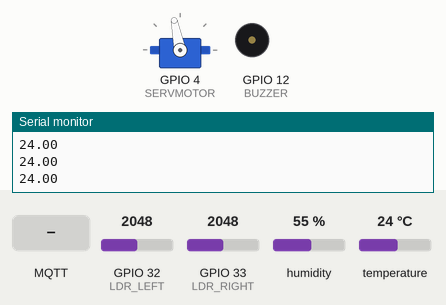
A sketch run on a simulated ESP32. On the bench: servo, buzzer (waves = sounding), the last lines printed to the serial monitor. The test bench sets the inputs (shaded band); at power-on: GPIO 32 (LDR_LEFT) = 2048, GPIO 33 (LDR_RIGHT) = 2048, humidity 55 %, temperature 24 °C. WiFi joins after 1.5 s; servers stay silent unless stated; no MQTT or app messages arrive unless stated.

Above: at 2.7 s.
2.8 s: MQTT message "1" arrives on the first subscribed topic
At 3.5 s:
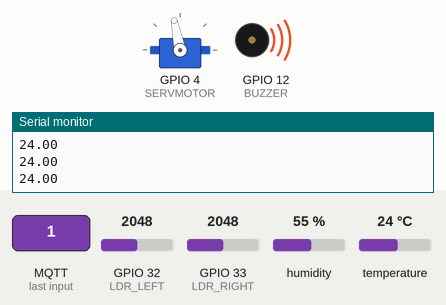
4.3 s: GPIO 32 (LDR_LEFT) set to 2078
At 5.4 s:
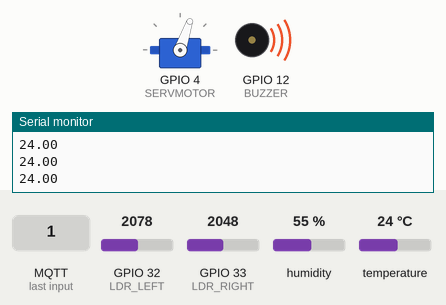
5.9 s: GPIO 33 (LDR_RIGHT) set to 1228
At 7.1 s:
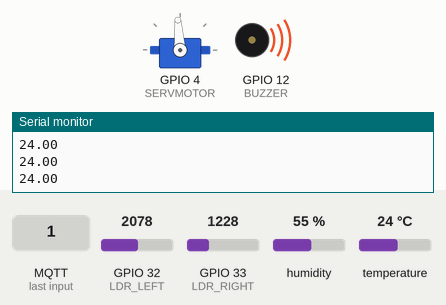
7.4 s: GPIO 32 (LDR_LEFT) set to 1278
8.9 s: GPIO 32 (LDR_LEFT) set to 1177
At 10.2 s:
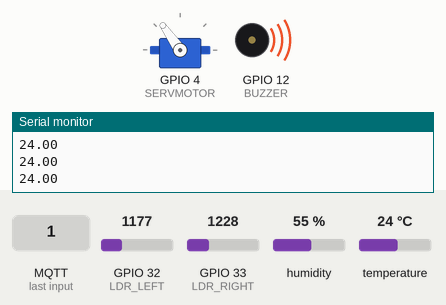
10.5 s: MQTT message "ENTC-AS-MAIN-ON-OFF" arrives on the first subscribed topic
At 11.3 s:
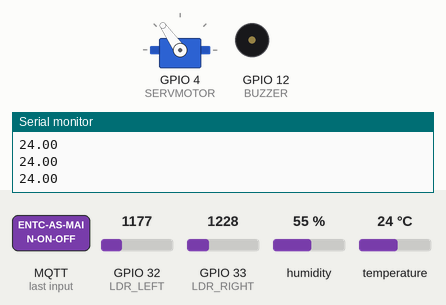
Timing chart, 0 to 13.1 s (numbered marks = the images above; inputs shaded):
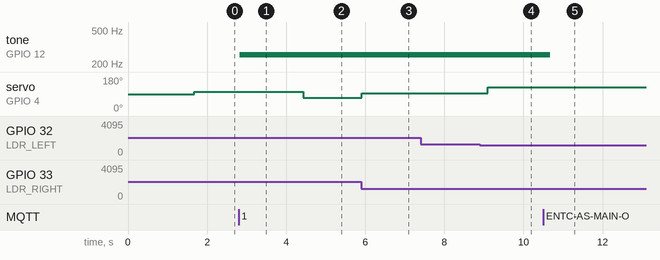

Measured:
- the behaviour switches between 2048 and 2049 on GPIO 32 (LDR_LEFT) (found by bisection; images 1 and 2)
- the behaviour switches between 1229 and 1228 on GPIO 32 (LDR_LEFT) (found by bisection; images 3 and 4)
- after the input at 2.8 s, tone on GPIO 12 (BUZZER): silent → 256 Hz at once
- after the input at 4.3 s, servo on GPIO 4 (SERVMOTOR): 101° → 71° after 0.13 s
- after the input at 5.9 s, servo on GPIO 4 (SERVMOTOR): 71° → 94° at once
- after the input at 8.9 s, servo on GPIO 4 (SERVMOTOR): 94° → 125° after 0.19 s
- after the input at 10.5 s, tone on GPIO 12 (BUZZER): 256 Hz → silent after 0.18 s

The sketch:

FinalCode.ino
```cpp
#include <WiFi.h>
#include <PubSubClient.h>
#include <Adafruit_GFX.h>
#include <Adafruit_SSD1306.h>
#include "DHTesp.h"
#include <NTPClient.h> //to take time
#include <WiFiUdp.h>
#include <ESP32Servo.h>
#include <Wire.h>

#define SCREEN_WIDTH 128
#define SCREEN_HEIGHT 64
#define OLED_RESET -1
#define SCREEN_ADDRESS 0x3C

#define DHT_PIN 15
#define BUZZER 12

#define LDR_LEFT 32
#define LDR_RIGHT 33
#define SERVMOTOR 4

#define NTP_SERVER     "pool.ntp.org"
#define UTC_OFFSET     3600*5.5
#define UTC_OFFSET_DST 0

Adafruit_SSD1306 display(SCREEN_WIDTH,SCREEN_HEIGHT,&Wire,OLED_RESET);
DHTesp dhtSensor;


WiFiClient espClient;
PubSubClient mqttClient(espClient);

WiFiUDP ntpUDP;
NTPClient timeClient(ntpUDP);


char tempAr[6];
char ldrLeftArr[4];
char ldrRightArr[4];

Servo servo;

bool isScheduledON= false;
unsigned long scheduledOnTime;

int t_off = 30;
float gamma_i = 0.75;

void setup() {

  Serial.begin(115200);
  setupWiFi();
  setupMqtt();

  dhtSensor.setup(DHT_PIN, DHTesp::DHT22);
  servo.attach(SERVMOTOR);

  timeClient.begin();
  timeClient.setTimeOffset(5.5 * 3600);


  pinMode(BUZZER, OUTPUT);
  digitalWrite(BUZZER,LOW);
}

void loop() {
  if(!mqttClient.connected()){
    Serial.println("Reconnecting to MQTT Broker");
    connectToBroker();
  }
  mqttClient.loop();


  updateTemperature();
  Serial.println(tempAr);
  mqttClient.publish("ENTC-AS-TEMP", tempAr);

  checkSchedule();
  delay(100);

  updateLDR(); // Function to update LDR sensor data

  mqttClient.publish("ENTC-LIGHT-L-AS", ldrLeftArr);
  delay(50);
  mqttClient.publish("ENTC-LIGHT-R-AS", ldrRightArr);
  delay(50);
}


void buzzerOn(bool on){
  if (on){
    tone(BUZZER,256);

  }else{
    noTone(BUZZER);
  }
}

void setupMqtt(){
  mqttClient.setServer("test.mosquitto.org",1883);
  mqttClient.setCallback(receiveCallback);
}

void receiveCallback(char* topic,byte* payload, unsigned int length){

  // Function to handle received MQTT messages
  Serial.print("Message arrived [");
  Serial.print(topic);
  Serial.print("] ");

  char payloadCharAr[length];
  Serial.print("Message Received: ");
  for (int i=0; i<length; i++){
    Serial.print((char)payload[i]);
    payloadCharAr[i]=(char)payload[i];
  }
  Serial.println();
  if (strcmp(topic, "ENTC-AS-MAIN-ON-OFF")==0){
    buzzerOn(payloadCharAr[0]=='1');
  }else if(strcmp(topic, "ENTC-AS-SCH-ON")==0){
    if(payloadCharAr[0]=='N'){
      isScheduledON = false;
    }else{
      isScheduledON = true;
      scheduledOnTime=atol(payloadCharAr);
    }
  }else if(strcmp(topic, "SERVO-ADJUST-MIN.ANGLE")==0) {
    t_off = String(payloadCharAr).toInt();
  }else if(strcmp(topic, "SERVO-ADJUST-Cnt.Factor")==0) {
    gamma_i = String(payloadCharAr).toFloat();
  }
}
void connectToBroker(){
  // Function to establish connection with MQTT broker
  while (!mqttClient.connected()){
    Serial.print("Attempting MQTT connection...");
    if(mqttClient.connect("ESP32- 12345645454")){
      Serial.println("MQTT connected ");
      mqttClient.subscribe("ENTC-AS-MAIN-ON-OFF");
      mqttClient.subscribe("ENTC-AS-SCH-ON");
      mqttClient.subscribe("SERVO-ADJUST-MIN.ANGLE");
      mqttClient.subscribe("SERVO-ADJUST-Cnt.Factor");

      //subscribe
    }else{
      Serial.print("Failed to connect to the MQTT Broker");
      Serial.print(mqttClient.state());
      delay(5000);
    }
  }
}

void updateTemperature(){
  // Function to read temperature data from DHT sensor
  TempAndHumidity data = dhtSensor.getTempAndHumidity();
  String(data.temperature,2).toCharArray(tempAr,6);
}

void setupWiFi(){
  Serial.println();
  Serial.print("Connecting to WiFi");
  WiFi.begin("Wokwi-GUEST", "", 6);
  while (WiFi.status() != WL_CONNECTED) {
    delay(100);
    Serial.print(".");
  }
  Serial.println(" Connected!");
  Serial.println("IP address: ");
  Serial.println(WiFi.localIP());
}

unsigned long getTime(){
  // Function to get current time from NTP server
  timeClient.update();
  return timeClient.getEpochTime();
}

void checkSchedule(){
  // Function to check if scheduled ON time is reached
  if(isScheduledON){
    unsigned long currentTime = getTime();
    if (currentTime > scheduledOnTime ){
      buzzerOn(true);
      isScheduledON= false;
      mqttClient.publish("ENTC-AS-MAIN-ON-OFF-ESP","1");
      mqttClient.publish("ENTC-AS-SCH-ESP-ON","0");

      Serial.println("Scheduled ON");
    }
  }
}

void updateLDR() {
  float lsv = analogRead(LDR_LEFT) * 1.00;
  float rsv = analogRead(LDR_RIGHT) * 1.00;

  float lsv_cha = (float)(lsv - 4063.00)/(32.00-4063.00);
  float rsv_cha = (float)(rsv - 4063.00)/(32.00-4063.00);

  updateAngle(lsv_cha,rsv_cha);

  String(lsv_cha).toCharArray(ldrLeftArr,4);
  String(rsv_cha).toCharArray(ldrRightArr,4);
}

void updateAngle(float lsv, float rsv){
  // Function to update servo motor angle based on LDR sensor data
  float max_I = lsv;
  float D = 1.5;

  if(rsv > max_I){
    max_I = rsv;
    D = 0.5;
  }

  int theta = t_off * D + (180 - t_off) * max_I * gamma_i;
  theta = min(theta,180);
  servo.write(theta);
}
```
